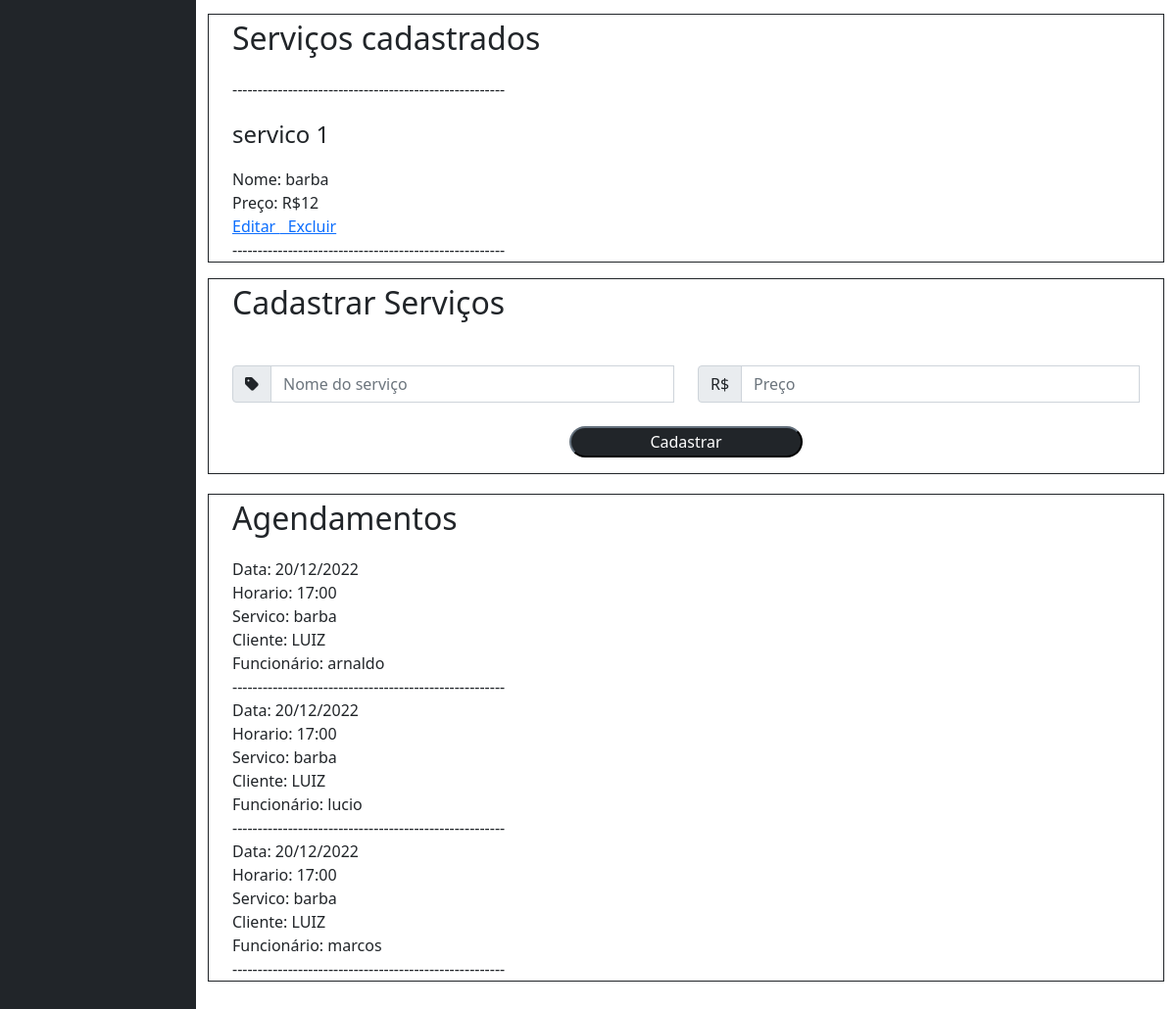
Page /php/perfiladm.php (signed in, lower part) on the earlier database version.
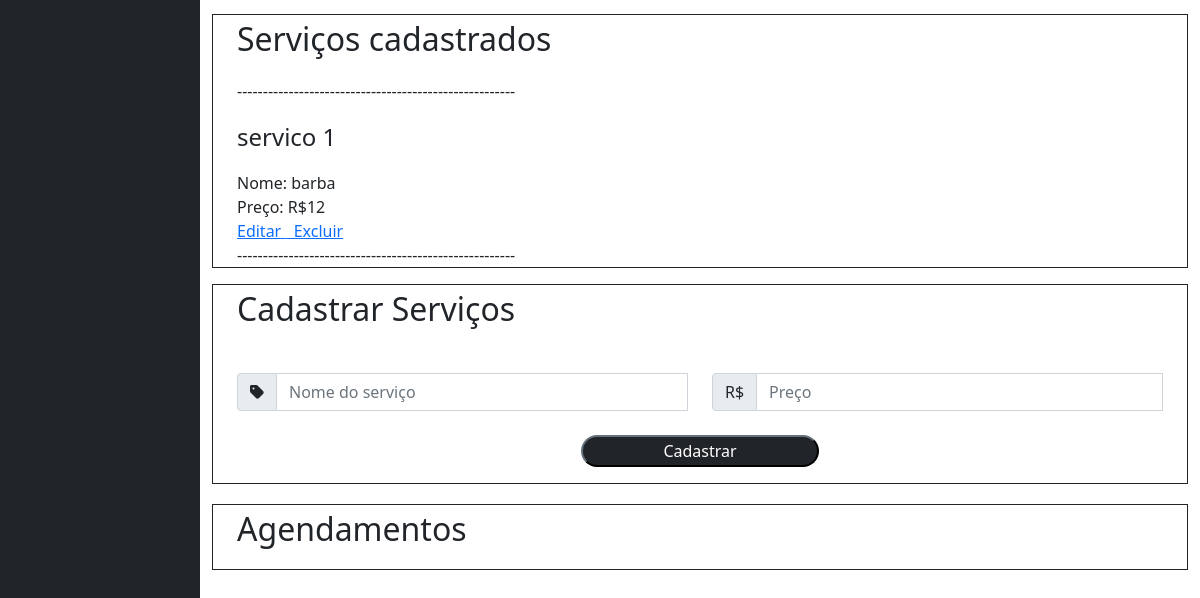
Same page on the later database version.
### tables this page shows
CREATE TABLE agendamento (
    id_agendamento int NOT NULL AUTO_INCREMENT,
    id_cliente int NOT NULL,
    id_funcionario int NOT NULL,
    id_servico int NOT NULL,
    horario TIME NOT NULL,
    data_agendamento DATE NOT NULL,
    PRIMARY KEY (id_agendamento),
    FOREIGN KEY (id_funcionario) REFERENCES funcionario(id_funcionario),
    FOREIGN KEY (id_servico) REFERENCES servico(id_servico),
    FOREIGN KEY (id_cliente) REFERENCES cliente(id_cliente)
);

CREATE TABLE servico ( 
    id_servico int NOT NULL AUTO_INCREMENT, 
    nome varchar(100) NOT NULL, 
    preco int NOT NULL, 
    primary key(id_servico)
);

CREATE TABLE cliente ( 
    id_cliente int NOT NULL AUTO_INCREMENT, 
    nome varchar(100) NOT NULL, 
    email varchar(100) NOT NULL, 
    senha varchar(255) NOT NULL, 
    primary key(id_cliente) 
);

CREATE TABLE funcionario ( 
    id_funcionario int NOT NULL AUTO_INCREMENT, 
    nome varchar(100) NOT NULL, 
    email varchar(100) NOT NULL, 
    senha varchar(255) NOT NULL, 
    primary key(id_funcionario) 
);

### php/perfiladm.php (the view, shortened to what the changed rows need)
<?php
    include "../sql/conectamysqlcdb.php";
?>
<html>
    <head>
        <link rel="stylesheet" type="text/css" href="../css/style.css">
        <link href="https://cdn.jsdelivr.net/npm/bootstrap@5.0.0/dist/css/bootstrap.min.css" rel="stylesheet" >
    </head>
    <body>
    <div class="container-fluid">
        <div class="row flex-nowrap">
                <div class="col py-3">
                <div class="col py-3">
                <div class="col py-3">
                <div class="col py-3">
                <div class="col py-3">
                <div class="col py-3">
                <div class="container border border-dark" id="servicos">
                    <p class="fs-2">Serviços cadastrados</p>
                    <p>------------------------------------------------------</p>
                    <?php
                        $sql3 = "SELECT * FROM servico;";
                        $resservico = mysqli_query($mysqli, $sql3);
                        $linhasservico = mysqli_num_rows($resservico);
                        for($i=0; $i < $linhasservico; $i++){
                            $servico = mysqli_fetch_array($resservico);
                            echo "<p class='fs-4'>servico ".$servico['id_servico']."</p>";
                            echo "Nome: ".$servico["nome"]."<br>";
                            echo "Preço: R$".$servico["preco"]."<br>";
                            echo "<a href='alterar-excluir-adm.php?id=".$servico['id_servico']."'>Editar </a>";
                            echo "<a href='alterar-excluir-adm.php?excluir-servico-id=".$servico['id_servico']."'>&nbsp Excluir</a><br><input type='hidden' name='operacao' value='excluir'>";
                            echo "------------------------------------------------------<br>";
                           }
                    ?>
                </div>
                <div class="col py-3">
                <div class="container border border-dark">
                    </div>
                    </div>
                    <div class="container border border-dark mt-1" id="agendamentos">
                    <p class="fs-2">Agendamentos</p>
                    <?php
                        $sql = "SELECT * FROM agendamento";
                        $res = mysqli_query($mysqli, $sql);
                        $linhas = mysqli_num_rows($res);
                        for($i=0; $i < $linhas; $i++){
                            $agendamento = mysqli_fetch_array($res);
                            $idcliente = $agendamento['id_cliente'];
                            $idser = $agendamento['id_servico'];
                            $idfun = $agendamento['id_funcionario'];
                            $hora = date('H:i', strtotime($agendamento['horario']));
                            $data = date('d/m/Y', strtotime($agendamento['data_agendamento']));
                            $sql2 = "SELECT * FROM cliente WHERE id_cliente LIKE $idcliente;";
                            $res2 = mysqli_query($mysqli, $sql2);
                            $array = mysqli_fetch_array($res2);
                            $cliente = $array['nome'];
                            $sql4 = "SELECT * FROM funcionario WHERE id_funcionario LIKE $idfun;";
                            $res4 = mysqli_query($mysqli, $sql4);
                            $array3 = mysqli_fetch_array($res4);
                            $funcionario = $array3['nome'];
                            $sql3 = "SELECT * FROM servico WHERE id_servico LIKE $idser";
                            $res3 = mysqli_query($mysqli, $sql3);
                            $array2 = mysqli_fetch_array($res3);
                            $servico = $array2['nome'];
                            echo "Data: ". $data ."<br>";
                            echo "Horario: ". $hora."<br>";
                            echo "Servico: ".$servico."<br>";
                            echo "Cliente: ".$cliente."<br>";
                            echo "Funcionário: ".$funcionario."<br>";
                            echo "------------------------------------------------------<br>";
                        }
                    ?>
                </div>
                </div>
            </div>
        </div>
        </div>
    </body>
</html>

Differences in the rows shown:
removed agendamento: data_agendamento "20/12/2022", horario "17:00"
no longer on this page (row unchanged): cliente: nome "LUIZ"
no longer on this page (row unchanged): funcionario: nome "arnaldo"
removed agendamento: data_agendamento "20/12/2022", horario "17:00"
no longer on this page (row unchanged): funcionario: nome "lucio"
removed agendamento: data_agendamento "20/12/2022", horario "17:00"
no longer on this page (row unchanged): funcionario: nome "marcos"
Other differences:
list line gone: "Data: Horario: Servico: Cliente: Funcionário: ------------------------------------------------------"
list line gone: "barba"
